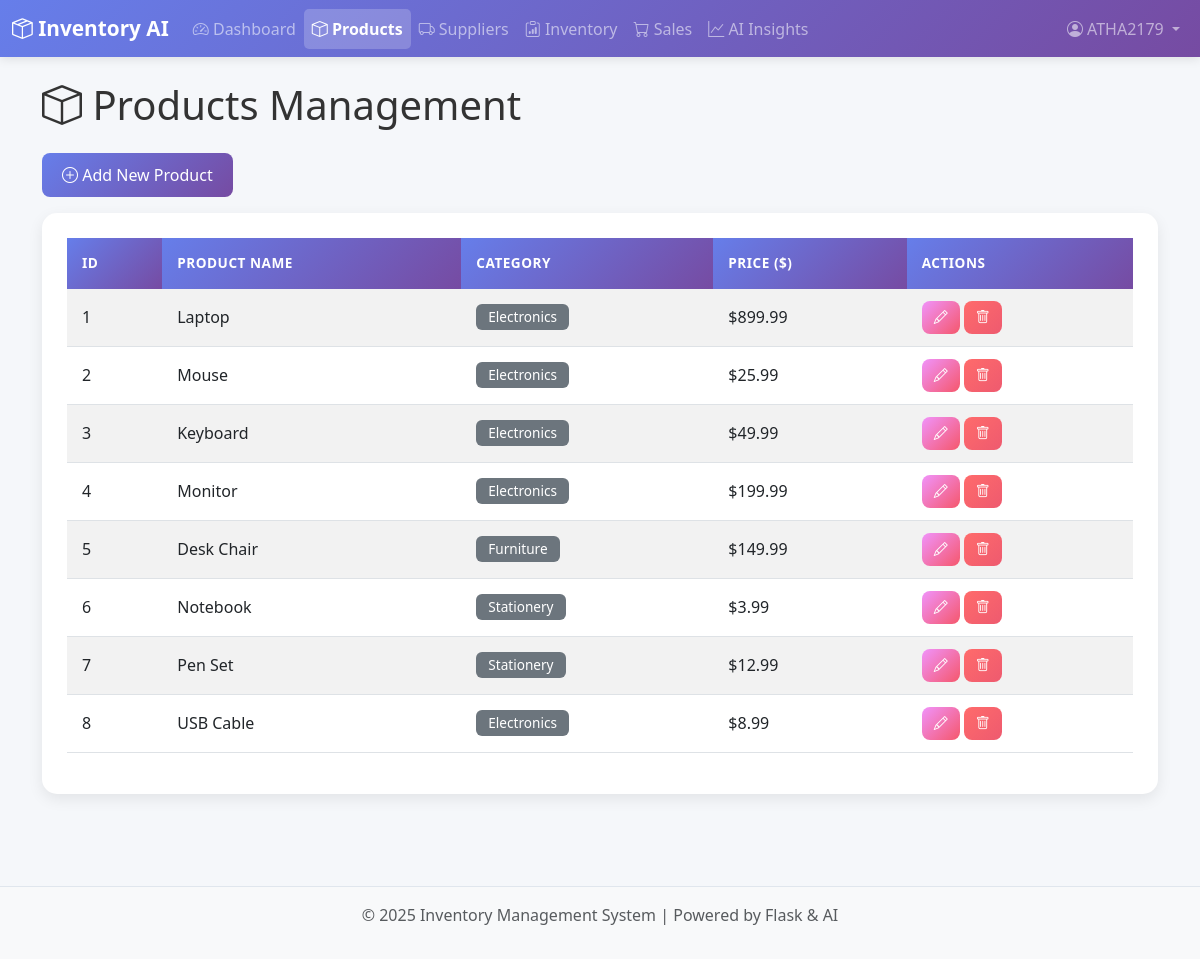
/products (signed in), run on the app's committed database.
### models/database.py (models this page shows, shortened)
class User(UserMixin, db.Model):
    __tablename__ = 'users'
    user_id = db.Column(db.Integer, primary_key=True, autoincrement=True)
    username = db.Column(db.String(100), unique=True, nullable=False)
    email = db.Column(db.String(200), unique=True, nullable=False)
    password_hash = db.Column(db.String(200), nullable=False)
    join_date = db.Column(db.DateTime, nullable=False, default=datetime.utcnow)
    is_admin = db.Column(db.Boolean, default=False)
    activity_logs = db.relationship('ActivityLog', backref='user', lazy=True, cascade='all, delete-orphan')

class Product(db.Model):
    __tablename__ = 'products'
    product_id = db.Column(db.Integer, primary_key=True, autoincrement=True)
    product_name = db.Column(db.String(200), nullable=False)
    category = db.Column(db.String(100), nullable=False)
    price = db.Column(db.Float, nullable=False)
    inventory = db.relationship('Inventory', backref='product', lazy=True, cascade='all, delete-orphan')
    sales = db.relationship('Sale', backref='product', lazy=True, cascade='all, delete-orphan')
    purchases = db.relationship('Purchase', backref='product', lazy=True, cascade='all, delete-orphan')

### app.py (the view)
@app.route('/products')
@login_required
def products():
    products = Product.query.all()
    return render_template('products.html', products=products)

### app.py (called while the page is built)
@login_manager.user_loader
def load_user(user_id):
    return User.query.get(int(user_id))

### templates/products.html (shortened to what this page needs)
{% extends "base.html" %}
{% block content %}
<div class="container">
    <h1 class="mb-4"><i class="bi bi-box"></i> Products Management</h1>
    <button class="btn btn-primary mb-3" data-bs-toggle="modal" data-bs-target="#productModal" onclick="resetProductForm()">
        <i class="bi bi-plus-circle"></i> Add New Product
    </button>
    <div class="card">
        <div class="card-body">
            <table class="table table-hover table-striped" id="productsTable">
                <thead class="table-dark">
                    <tr>
                        <th>ID</th>
                        <th>Product Name</th>
                        <th>Category</th>
                        <th>Price ($)</th>
                        <th>Actions</th>
                    </tr>
                </thead>
                <tbody>
                    {% for product in products %}
                    <tr>
                        <td>{{ product.product_id }}</td>
                        <td>{{ product.product_name }}</td>
                        <td><span class="badge bg-secondary">{{ product.category }}</span></td>
                        <td>${{ "%.2f"|format(product.price) }}</td>
                        <td>
                            <button class="btn btn-sm btn-warning" onclick="editProduct({{ product.product_id }})">
                                <i class="bi bi-pencil"></i>
                            </button>
                            <button class="btn btn-sm btn-danger" onclick="deleteProduct({{ product.product_id }})">
                                <i class="bi bi-trash"></i>
                            </button>
                        </td>
                    </tr>
                    {% endfor %}
                </tbody>
            </table>
        </div>
    </div>
</div>
{% endblock %}

### templates/base.html (shortened to what this page needs)
<!DOCTYPE html>
<html lang="en">
<head>
    <link href="https://cdn.jsdelivr.net/npm/bootstrap@5.3.0/dist/css/bootstrap.min.css" rel="stylesheet">
    <link rel="stylesheet" href="https://cdn.jsdelivr.net/npm/bootstrap-icons@1.10.0/font/bootstrap-icons.css">
    <link rel="stylesheet" href="{{ url_for('static', filename='css/style.css') }}">
</head>
<body>
    <nav class="navbar navbar-expand-lg navbar-dark bg-primary">
        <div class="container-fluid">
            <a class="navbar-brand" href="{% if current_user.is_authenticated %}{{ url_for('dashboard') }}{% else %}{{ url_for('home') }}{% endif %}">
                <i class="bi bi-box-seam"></i> Inventory AI
            </a>
            <div class="collapse navbar-collapse" id="navbarNav">
                {% if current_user.is_authenticated %}
                <ul class="navbar-nav me-auto">
                    <li class="nav-item">
                        <a class="nav-link {% if request.endpoint == 'dashboard' %}active{% endif %}" href="{{ url_for('dashboard') }}">
                            <i class="bi bi-speedometer2"></i> Dashboard
                        </a>
                    </li>
                    <li class="nav-item">
                        <a class="nav-link {% if request.endpoint == 'products' %}active{% endif %}" href="{{ url_for('products') }}">
                            <i class="bi bi-box"></i> Products
                        </a>
                    </li>
                    <li class="nav-item">
                        <a class="nav-link {% if request.endpoint == 'suppliers' %}active{% endif %}" href="{{ url_for('suppliers') }}">
                            <i class="bi bi-truck"></i> Suppliers
                        </a>
                    </li>
                    <li class="nav-item">
                        <a class="nav-link {% if request.endpoint == 'inventory' %}active{% endif %}" href="{{ url_for('inventory') }}">
                            <i class="bi bi-clipboard-data"></i> Inventory
                        </a>
                    </li>
                    <li class="nav-item">
                        <a class="nav-link {% if request.endpoint == 'sales' %}active{% endif %}" href="{{ url_for('sales') }}">
                            <i class="bi bi-cart"></i> Sales
                        </a>
                    </li>
                    <li class="nav-item">
                        <a class="nav-link {% if request.endpoint == 'ai_insights' %}active{% endif %}" href="{{ url_for('ai_insights') }}">
                            <i class="bi bi-graph-up"></i> AI Insights
                        </a>
                    </li>
                </ul>
                <ul class="navbar-nav ms-auto">
                    <li class="nav-item dropdown">
                        <a class="nav-link dropdown-toggle" href="#" id="userDropdown" role="button" data-bs-toggle="dropdown" aria-expanded="false">
                            <i class="bi bi-person-circle"></i> {{ current_user.username }}
                        </a>
                    </li>
                </ul>
                {% endif %}
            </div>
        </div>
    </nav>
    <main class="container-fluid py-4">
        {% block content %}{% endblock %}
    </main>
    <footer class="bg-light text-center text-muted py-3 mt-5">
        <p>&copy; 2025 Inventory Management System | Powered by Flask & AI</p>
    </footer>
</body>
</html>

### static/css/style.css (style rules this page uses)
:root { --primary-color: #667eea; --secondary-color: #764ba2; --success-color: #38ef7d; --warning-color: #f5576c; --info-color: #00f2fe; --gradient-primary: linear-gradient(135deg, #667eea 0%, #764ba2 100%); --gradient-success: linear-gradient(135deg, #11998e 0%, #38ef7d 100%); --gradient-warning: linear-gradient(135deg, #f093fb 0%, #f5576c 100%); --gradient-info: linear-gradient(135deg, #4facfe 0%, #00f2fe 100%); }
body { font-family: 'Segoe UI', Tahoma, Geneva, Verdana, sans-serif; background-color: #f5f7fa; color: #333; }
.navbar { box-shadow: 0 2px 10px rgba(0, 0, 0, 0.1); background: var(--gradient-primary) !important; }
.navbar-brand { font-weight: bold; font-size: 1.3rem; transition: transform 0.3s ease; }
.nav-link { transition: all 0.3s ease; position: relative; }
.nav-link.active { background: rgba(255, 255, 255, 0.2); border-radius: 5px; font-weight: 600; }
.card { border: none; border-radius: 15px; box-shadow: 0 5px 15px rgba(0, 0, 0, 0.08); transition: all 0.3s ease; margin-bottom: 20px; }
.card-body { padding: 25px; }
table { animation: fadeIn 0.6s ease-out; }
.table thead th { background: var(--gradient-primary); color: white; border: none; font-weight: 600; text-transform: uppercase; font-size: 0.85rem; letter-spacing: 0.5px; padding: 15px; }
.table tbody tr { transition: all 0.3s ease; }
.table td { vertical-align: middle; padding: 12px 15px; }
.btn { border-radius: 8px; padding: 10px 20px; font-weight: 500; transition: all 0.3s ease; border: none; }
.btn-primary { background: var(--gradient-primary); color: white; }
.btn-warning { background: var(--gradient-warning); color: white; }
.btn-danger { background: linear-gradient(135deg, #ff6b6b 0%, #ee5a6f 100%); color: white; }
.btn-sm { padding: 6px 12px; font-size: 0.875rem; }
.badge { padding: 6px 12px; font-weight: 500; border-radius: 6px; font-size: 0.85rem; }
footer { margin-top: 50px; border-top: 1px solid #e0e6ed; background: white; }

### data on the page
User: username "ATHA2179"
Product: product_id "1", product_name "Laptop", category "Electronics", price "899.99"
Product: product_id "2", product_name "Mouse", category "Electronics", price "25.99"
Product: product_id "3", product_name "Keyboard", category "Electronics", price "49.99"
Product: product_id "4", product_name "Monitor", category "Electronics", price "199.99"
Product: product_id "5", product_name "Desk Chair", category "Furniture", price "149.99"
Product: product_id "6", product_name "Notebook", category "Stationery", price "3.99"
Product: product_id "7", product_name "Pen Set", category "Stationery", price "12.99"
Product: product_id "8", product_name "USB Cable", category "Electronics", price "8.99"
